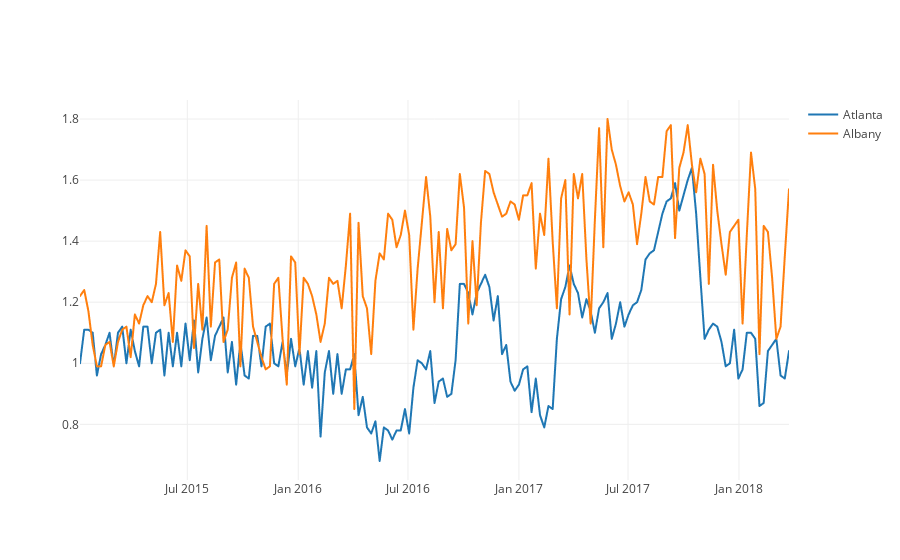

The code cell stored with this chart in its notebook:
### Code cell
a=plotly(subset,"Date","AveragePrice","region","Scattergl")

### Figure 1 — Plotly figure (JSON) as saved in the notebook; plotly's stock layout.template omitted (floating-point values rounded to 4 significant figures; data arrays with more than 128 entries replaced by an {"elided": "..."} marker saying what was removed)
{"data": [{"name": "Atlanta", "type": "scattergl", "uid": "69bc66c2-96ac-11e9-9f91-48e244f646a1", "x": {"elided": "169 str values"}, "y": {"elided": "169 float values"}}, {"name": "Albany", "type": "scattergl", "uid": "69bc68ac-96ac-11e9-9f91-48e244f646a1", "x": {"elided": "169 str values"}, "y": {"elided": "169 float values"}}], "layout": {}}
